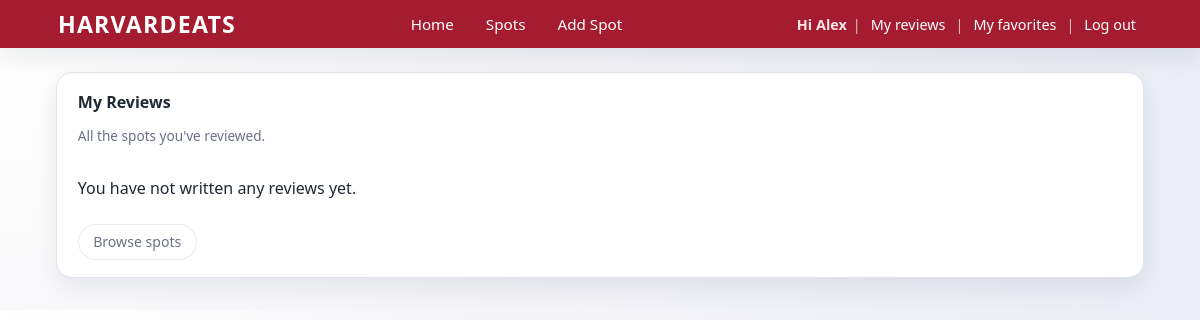
Before: /my-reviews (signed in) with the older database file.
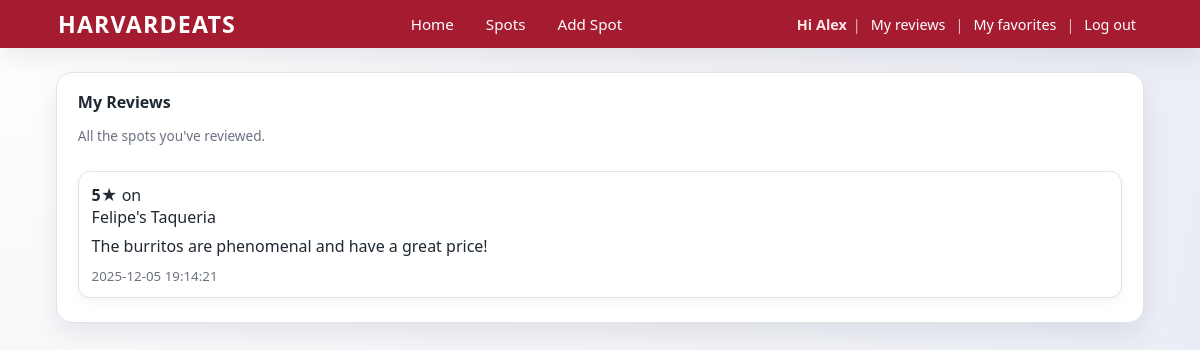
After: the same page with the newer database file.
### tables this page shows
CREATE TABLE reviews (
    id INTEGER PRIMARY KEY AUTOINCREMENT,
    spot_id INTEGER NOT NULL,
    rating INTEGER NOT NULL,
    text TEXT,
    user_id INTEGER,
    created_at TIMESTAMP DEFAULT CURRENT_TIMESTAMP
);

CREATE TABLE spots (
    id INTEGER PRIMARY KEY AUTOINCREMENT,
    name TEXT NOT NULL,
    category TEXT,
    latitude REAL,
    longitude REAL
, late_night INTEGER DEFAULT 0, fine_dining INTEGER DEFAULT 0, health_conscious INTEGER DEFAULT 0, affordable INTEGER DEFAULT 0, sweet_treat INTEGER DEFAULT 0, close INTEGER DEFAULT 0);

### app.py (the view)
@app.route("/my-reviews")
def my_reviews():
    if not session.get("user_id"):
        return redirect(url_for("login"))
    db = get_db()
    reviews = db.execute(
        """
        SELECT
            reviews.id,
            reviews.rating,
            reviews.text,
            reviews.created_at,
            spots.id AS spot_id,
            spots.name AS spot_name
        FROM reviews
        JOIN spots ON reviews.spot_id = spots.id
        WHERE reviews.user_id = ?
        ORDER BY reviews.created_at DESC
        """,
        (session["user_id"],)
    ).fetchall()
    db.close()
    return render_template("my_reviews.html", reviews=reviews)

### app.py (called while the page is built)
def get_db():
    connection = sqlite3.connect("spots.db")
    connection.row_factory = sqlite3.Row  # lets us use column names later
    return connection

### templates/my_reviews.html
{% extends "layout.html" %}
{% block content %}
<div class="card">
  <div class="card-header">
    <div>
      <h2 class="card-title">My Reviews</h2>
      <p class="card-subtitle">All the spots you've reviewed.</p>
    </div>
  </div>
  {% if reviews %}
    <ul class="spot-list mt-2">
      {% for review in reviews %}
      <li class="spot-item">
        <div>
          <strong>{{ review["rating"] }}★</strong>
          on <a href="/spot/{{ review['spot_id'] }}">{{ review["spot_name"] }}</a>
        </div>
        <p style="margin:6px 0;">{{ review["text"] }}</p>
        <small class="text-muted">{{ review["created_at"] }}</small>
      </li>
      {% endfor %}
    </ul>
  {% else %}
    <p>You have not written any reviews yet.</p>
    <a href="/spots" class="btn btn-outline mt-2">Browse spots</a>
  {% endif %}
</div>
{% endblock %}

Changed rows visible on the page:
added reviews: rating "5", spot_name "Felipe's Taqueria", text "The burritos are phenomenal and have a great price!", created_at "2025-12-05 19:14:21"
Other visible differences:
text no longer shown: "You have not written any reviews yet. Browse spots"
